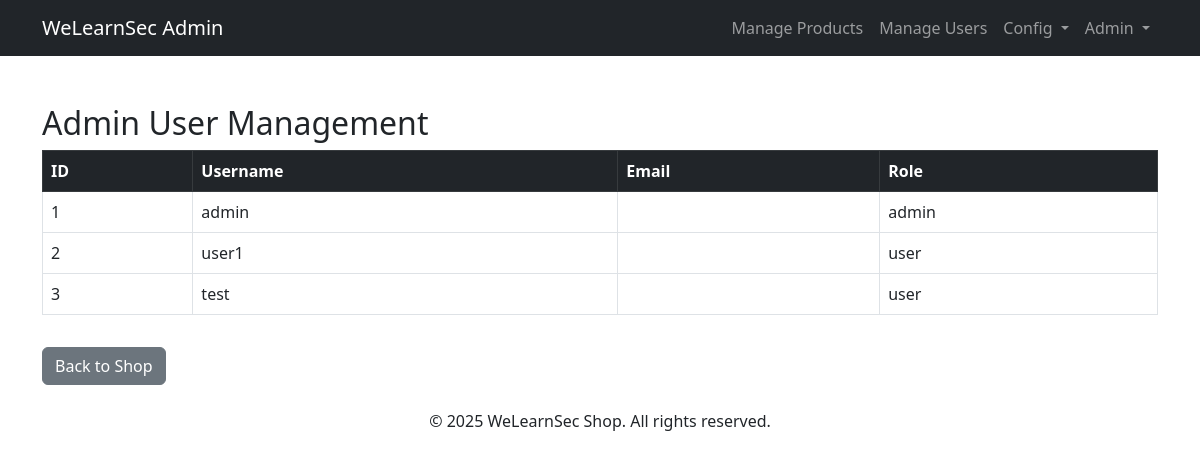
The page /admin/admin-users.php (signed in) on the database as committed earlier.
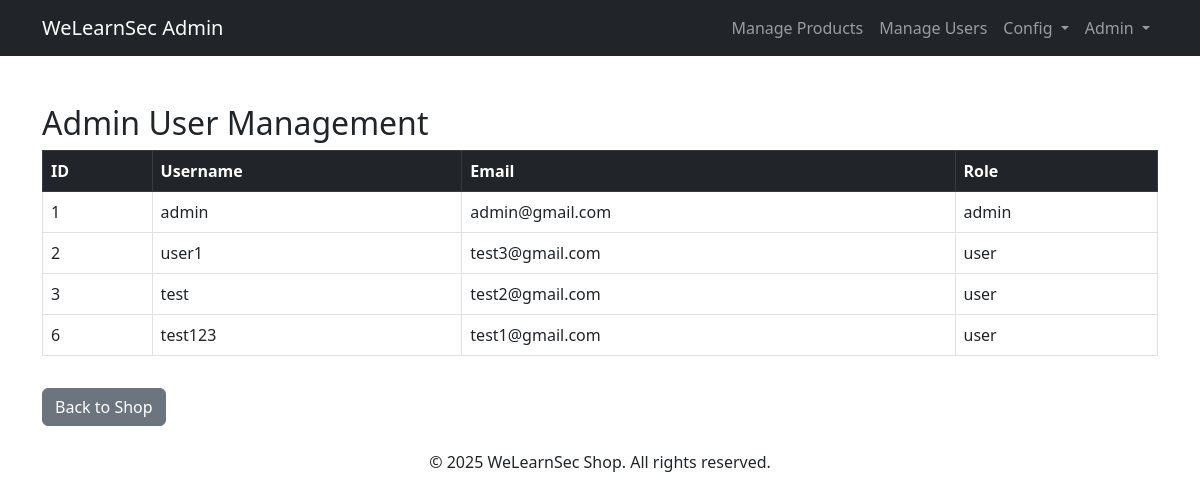
The same page on the database as committed later.
### tables this page shows
CREATE TABLE `users` (
  `id` int(11) NOT NULL,
  `username` varchar(50) NOT NULL,
  `email` varchar(255) DEFAULT NULL,
  `password` varchar(255) NOT NULL,
  `role` enum('user','admin') DEFAULT 'user',
  `reset_token` varchar(255) DEFAULT NULL,
  `reset_token_expiry` datetime DEFAULT NULL
);

### admin/admin-users.php (the view, shortened to what this page needs)
<?php
require_once '../includes/config.php';
$sql = "SELECT * FROM users";
$res = $conn->query($sql);
?>
<!DOCTYPE html>
<html lang="en">
<head>
  <link href="https://cdn.jsdelivr.net/npm/bootstrap@5.3.0/dist/css/bootstrap.min.css" rel="stylesheet">
</head>
<body>
  <?php require_once "../includes/admin_navbar.php";?>
  <div class="container mt-5">
    <h2>Admin User Management</h2>
    <div class="table-responsive">
      <table class="table table-bordered">
        <thead class="table-dark">
          <tr>
            <th>ID</th>
            <th>Username</th>
            <th>Email</th>
            <th>Role</th>
          </tr>
        </thead>
        <tbody>
          <?php while($row = $res->fetch_assoc()): ?>
          <tr>
            <td><?=htmlspecialchars($row['id'])?></td>
            <td><?=htmlspecialchars($row['username'])?></td>
            <td><?=htmlspecialchars($row['email'])?></td>
            <td><?=htmlspecialchars($row['role'])?></td>
          </tr>
          <?php endwhile; ?>
        </tbody>
      </table>
    </div>
    <a href="../index.php" class="btn btn-secondary mt-3">Back to Shop</a>
  </div>
  <footer class="text-center mt-4">
    <div class="container">
      <p>&copy; <?=date('Y')?> WeLearnSec Shop. All rights reserved.</p>
    </div>
  </footer>
</body>
</html>

### includes/admin_navbar.php (shortened to what this page needs)
<nav class="navbar navbar-expand-lg navbar-dark bg-dark">
  <div class="container">
    <a class="navbar-brand" href="admin-users.php">WeLearnSec Admin</a>
    <div class="collapse navbar-collapse justify-content-end" id="adminNavbar">
      <ul class="navbar-nav mb-2 mb-lg-0">
        <li class="nav-item">
          <a class="nav-link" href="manage_products.php">Manage Products</a>
        </li>
        <li class="nav-item">
          <a class="nav-link" href="manage_users.php">Manage Users</a>
        </li>
        <li class="nav-item dropdown">
          <a class="nav-link dropdown-toggle" href="#" id="vulnDropdown" role="button" data-bs-toggle="dropdown" aria-expanded="false">
            Config
          </a>
        </li>
        <?php if (!empty($_SESSION['username'])): ?>
        <li class="nav-item dropdown">
          <a class="nav-link dropdown-toggle" href="#" id="accountDropdown" role="button" data-bs-toggle="dropdown" aria-expanded="false">
            Admin
          </a>
        </li>
        <?php endif; ?>
      </ul>
    </div>
  </div>
</nav>

Rows that differ between the two databases and show on the page:
changed users "admin": email (not shown) → "admin@gmail.com"
changed users "user1": email (not shown) → "test3@gmail.com"
changed users "test": email (not shown) → "test2@gmail.com"
added users: id "6", username "test123", email "test1@gmail.com", role "user"
